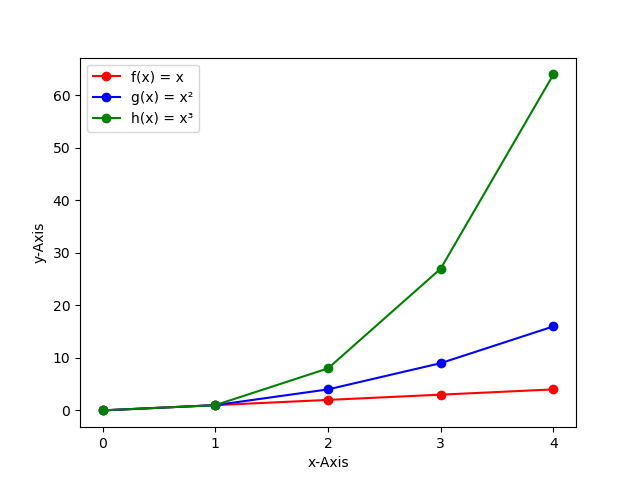

Write the Python code that produced this figure.
# This program prints out a plot of the functions f(x) = x, g(x) = x**2, and h(x) = x**3 in the range [0,4].
# Author: Stefanie Steffens


# First step: Import the numpy library to use its array() function and the matplotlib.pyplot module to create and output the plot. 

import numpy as np
import matplotlib.pyplot as plt


# Second step: Define the number range [0, 4] using the numpy array() function. 
# Define the functions to be displayed in the plot. 

xpoints = np.array(range(5))                            # range() function starts from 0 and stops before the specified number (5)
ypointsF = xpoints                                      # function f(x) = x
ypointsG = xpoints * xpoints                            # function g(x) = x**2
ypointsH = xpoints * xpoints * xpoints                  # function h(x) = x**3


# Third step: Plot the functions using the matplotlib.plot() function. Labels and different colours are used for easier differentiation.
# Configure the plot output by adding axis labels, a legend and xticks.
# References used: 
    # For printing superscript: https://stackoverflow.com/questions/8651361/how-do-you-print-superscript-in-python
    # For adding x-axis ticks marks using whole number values: https://stackoverflow.com/questions/17574420/how-can-i-set-x-axis-tick-marks-with-only-whole-numbers

plt.plot(xpoints, ypointsF, label = "f(x) = x", color = "red", marker = "o")
plt.plot(xpoints, ypointsG, label = "g(x) = x\u00b2", color = "blue", marker = "o")
plt.plot(xpoints, ypointsH, label = "h(x) = x\u00b3", color = "green", marker = "o")

plt.xticks(xpoints)                                     # add tick marks on x-axis using the numbers specified in the xpoints range
plt.xlabel("x-Axis")                                    # add label for x-axis
plt.ylabel("y-Axis")                                    # add label for y-axis
plt.legend()                                            # add legend
plt.savefig("plottask.png")                             # save plot as plottask.png
plt.show()                                              # display plot
